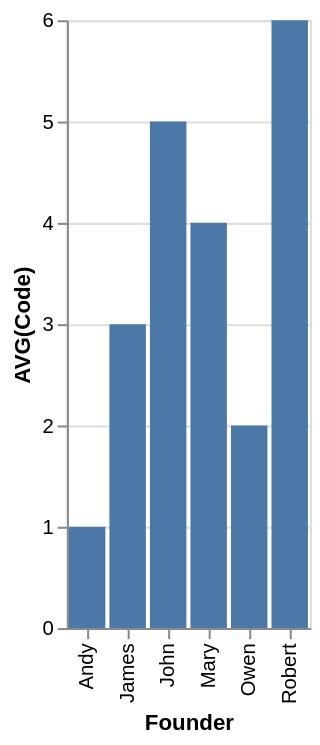

Write the Vega-Lite specification saved for this chart.
### Vega-Lite specification from a JSON file in a GitHub repository (floating-point values rounded to 4 significant figures)
{"data": {"values": [{"x_data": "Andy", "y_data": 1}, {"x_data": "James", "y_data": 3}, {"x_data": "John", "y_data": 5}, {"x_data": "Mary", "y_data": 4}, {"x_data": "Owen", "y_data": 2}, {"x_data": "Robert", "y_data": 6}]}, "mark": "bar", "encoding": {"x": {"field": "x_data", "type": "nominal", "title": "Founder", "sort": "ascending"}, "y": {"field": "y_data", "type": "quantitative", "title": "AVG(Code)"}}}
